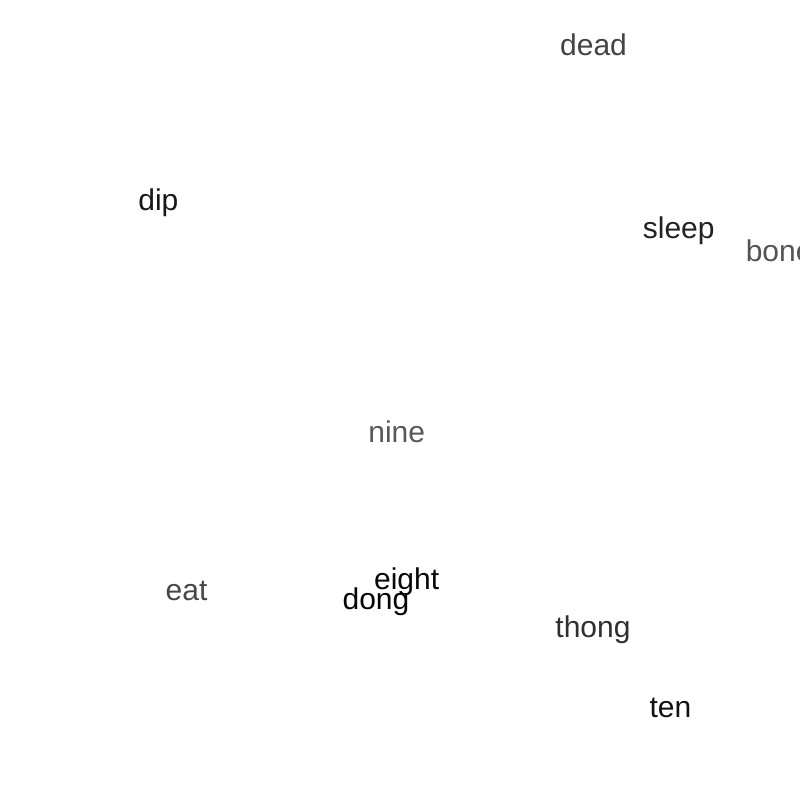
Frame 1 (no input)
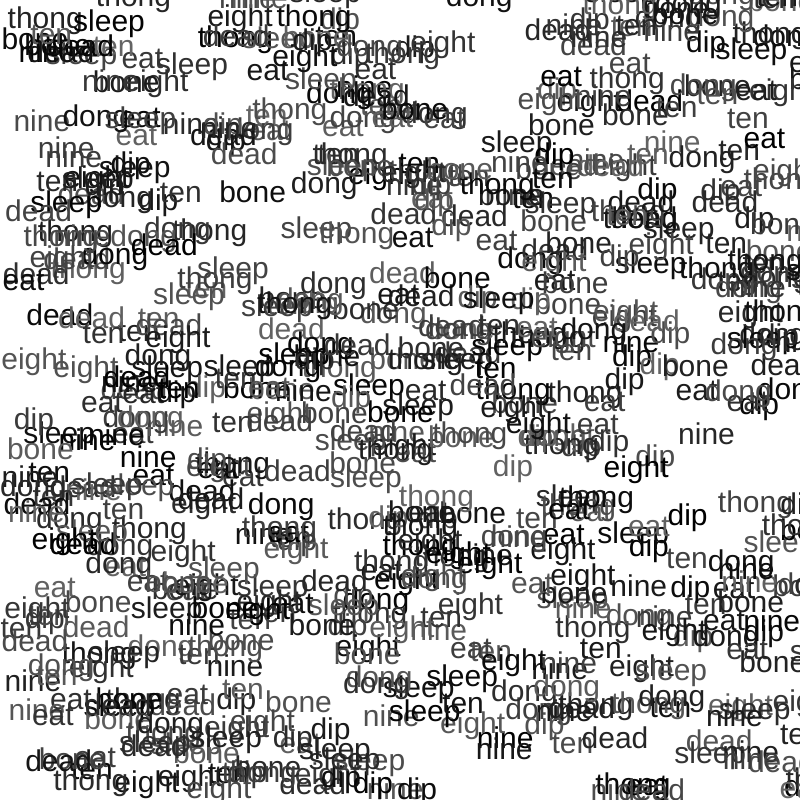
Frame 60 (no input)
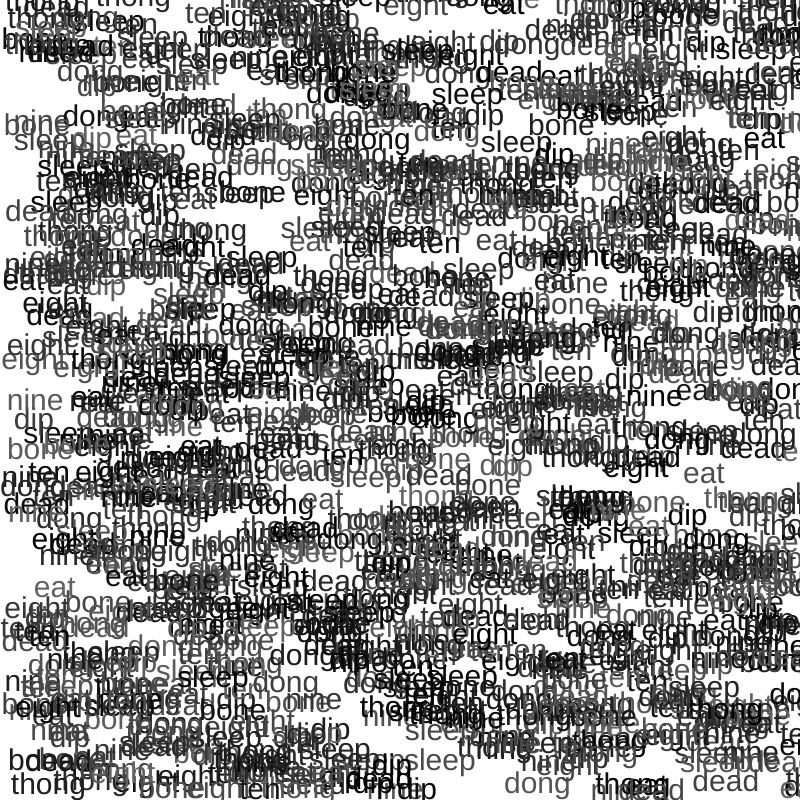
Frame 120 (the mouse pressed at the canvas centre since frame 60)

The p5.js sketch that drew these frames (run headless with seeded random() and noise() and a simulated clock; from frame 60 on, the mouse is pressed at the canvas centre):

// p5.js sketch
// ── sketch.js
// word spray
//recalls a new word from an array on click 

var word = ['eat', 'sleep', 'dip', 'thong','dong', 'dead', 'bone', 'eight', 'nine','ten'];

function setup() {
  createCanvas(800, 800);
  background(255);
}

function draw() {
  for (i = 0; i < word.length; i++){
  console.log(word[i]); // test it's working
  fill(random(0,100));
  //textAlign(CENTER);
  textSize(30);
  text(word[i], random(0,width), random(0,height));
  }
  }
